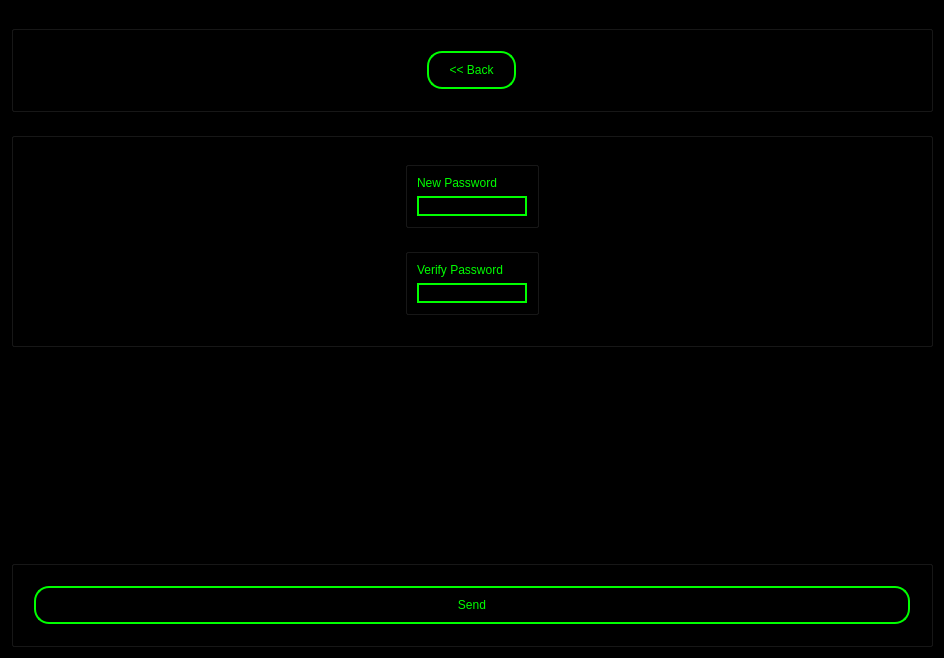
<?xml version="1.0" encoding="UTF-8"?>
<ui version="4.0">
 <class>Dialog</class>
 <widget class="QDialog" name="Dialog">
  <property name="geometry">
   <rect>
    <x>0</x>
    <y>0</y>
    <width>944</width>
    <height>658</height>
   </rect>
  </property>
  <property name="windowTitle">
   <string>Dialog</string>
  </property>
  <property name="styleSheet">
   <string notr="true">background-color:black;
</string>
  </property>
  <layout class="QVBoxLayout" name="verticalLayout_2">
   <item>
    <widget class="QGroupBox" name="GroupBackButton">
     <property name="sizePolicy">
      <sizepolicy hsizetype="Minimum" vsizetype="Maximum">
       <horstretch>0</horstretch>
       <verstretch>0</verstretch>
      </sizepolicy>
     </property>
     <property name="styleSheet">
      <string notr="true">background-color:black;
</string>
     </property>
     <property name="title">
      <string>BackButton</string>
     </property>
     <property name="flat">
      <bool>true</bool>
     </property>
     <layout class="QHBoxLayout" name="horizontalLayout_2">
      <property name="spacing">
       <number>50</number>
      </property>
      <property name="leftMargin">
       <number>20</number>
      </property>
      <property name="topMargin">
       <number>20</number>
      </property>
      <property name="rightMargin">
       <number>20</number>
      </property>
      <property name="bottomMargin">
       <number>20</number>
      </property>
      <item>
       <widget class="QPushButton" name="ButtonBack">
        <property name="sizePolicy">
         <sizepolicy hsizetype="Fixed" vsizetype="Minimum">
          <horstretch>0</horstretch>
          <verstretch>0</verstretch>
         </sizepolicy>
        </property>
        <property name="styleSheet">
         <string notr="true">font: 14pt &quot;Arial&quot;;
border-radius: 15px;
border: 2px solid #00ff00;
color: #00ff00;
padding-top: 10px;
padding-bottom: 10px;
padding-left: 20px;
padding-right: 20px; </string>
        </property>
        <property name="text">
         <string>&lt;&lt; Back</string>
        </property>
       </widget>
      </item>
     </layout>
    </widget>
   </item>
   <item>
    <widget class="QGroupBox" name="GroupEntries">
     <property name="sizePolicy">
      <sizepolicy hsizetype="Minimum" vsizetype="Minimum">
       <horstretch>0</horstretch>
       <verstretch>0</verstretch>
      </sizepolicy>
     </property>
     <property name="styleSheet">
      <string notr="true">background-color:black;
</string>
     </property>
     <property name="title">
      <string>GroupBox</string>
     </property>
     <property name="flat">
      <bool>true</bool>
     </property>
     <layout class="QVBoxLayout" name="verticalLayout">
      <item alignment="Qt::AlignHCenter">
       <widget class="QGroupBox" name="GroupEntryLogin">
        <property name="sizePolicy">
         <sizepolicy hsizetype="Maximum" vsizetype="Maximum">
          <horstretch>0</horstretch>
          <verstretch>0</verstretch>
         </sizepolicy>
        </property>
        <property name="styleSheet">
         <string notr="true">background-color:black;
</string>
        </property>
        <property name="title">
         <string>GroupBox</string>
        </property>
        <property name="flat">
         <bool>true</bool>
        </property>
        <layout class="QGridLayout" name="gridLayout">
         <item row="0" column="0">
          <widget class="QLabel" name="LabelNew">
           <property name="sizePolicy">
            <sizepolicy hsizetype="Preferred" vsizetype="Maximum">
             <horstretch>0</horstretch>
             <verstretch>0</verstretch>
            </sizepolicy>
           </property>
           <property name="styleSheet">
            <string notr="true">font: 14pt &quot;Arial&quot;;
border-radius: 15px;
color: #00ff00;</string>
           </property>
           <property name="text">
            <string>New Password</string>
           </property>
          </widget>
         </item>
         <item row="1" column="0">
          <widget class="QLineEdit" name="LineEditNew">
           <property name="sizePolicy">
            <sizepolicy hsizetype="Maximum" vsizetype="Fixed">
             <horstretch>0</horstretch>
             <verstretch>0</verstretch>
            </sizepolicy>
           </property>
           <property name="styleSheet">
            <string notr="true">font: 14pt &quot;Arial&quot;;
border-radius: 15px;
border: 2px solid #00ff00;
color: #00ff00;</string>
           </property>
          </widget>
         </item>
        </layout>
       </widget>
      </item>
      <item alignment="Qt::AlignHCenter">
       <widget class="QGroupBox" name="GroupEntryPassword">
        <property name="sizePolicy">
         <sizepolicy hsizetype="Maximum" vsizetype="Maximum">
          <horstretch>0</horstretch>
          <verstretch>0</verstretch>
         </sizepolicy>
        </property>
        <property name="styleSheet">
         <string notr="true">background-color:black;
</string>
        </property>
        <property name="title">
         <string>GroupBox</string>
        </property>
        <property name="flat">
         <bool>true</bool>
        </property>
        <layout class="QGridLayout" name="gridLayout_2">
         <item row="0" column="0">
          <widget class="QLabel" name="LabelVerify">
           <property name="sizePolicy">
            <sizepolicy hsizetype="Preferred" vsizetype="Maximum">
             <horstretch>0</horstretch>
             <verstretch>0</verstretch>
            </sizepolicy>
           </property>
           <property name="styleSheet">
            <string notr="true">font: 14pt &quot;Arial&quot;;
border-radius: 15px;
color: #00ff00;</string>
           </property>
           <property name="text">
            <string>Verify Password</string>
           </property>
          </widget>
         </item>
         <item row="1" column="0">
          <widget class="QLineEdit" name="LineEditVerify">
           <property name="sizePolicy">
            <sizepolicy hsizetype="Maximum" vsizetype="Fixed">
             <horstretch>0</horstretch>
             <verstretch>0</verstretch>
            </sizepolicy>
           </property>
           <property name="styleSheet">
            <string notr="true">font: 14pt &quot;Arial&quot;;
border-radius: 15px;
border: 2px solid #00ff00;
color: #00ff00;</string>
           </property>
          </widget>
         </item>
        </layout>
       </widget>
      </item>
      <item>
       <widget class="QLabel" name="LabelStatus">
        <property name="sizePolicy">
         <sizepolicy hsizetype="Preferred" vsizetype="Maximum">
          <horstretch>0</horstretch>
          <verstretch>0</verstretch>
         </sizepolicy>
        </property>
        <property name="styleSheet">
         <string notr="true">font: 14pt &quot;Arial&quot;;
border-radius: 15px;
color: #00ff00;</string>
        </property>
        <property name="text">
         <string/>
        </property>
       </widget>
      </item>
     </layout>
    </widget>
   </item>
   <item>
    <widget class="QLabel" name="LabelLoginFail">
     <property name="styleSheet">
      <string notr="true">font-size:18pt; color:#ff0000;</string>
     </property>
     <property name="text">
      <string/>
     </property>
    </widget>
   </item>
   <item>
    <widget class="QGroupBox" name="GroupButtons">
     <property name="sizePolicy">
      <sizepolicy hsizetype="Minimum" vsizetype="Maximum">
       <horstretch>0</horstretch>
       <verstretch>0</verstretch>
      </sizepolicy>
     </property>
     <property name="styleSheet">
      <string notr="true">background-color:black;
</string>
     </property>
     <property name="title">
      <string>GroupBox</string>
     </property>
     <property name="flat">
      <bool>true</bool>
     </property>
     <layout class="QHBoxLayout" name="horizontalLayout">
      <property name="spacing">
       <number>50</number>
      </property>
      <property name="leftMargin">
       <number>20</number>
      </property>
      <property name="topMargin">
       <number>20</number>
      </property>
      <property name="rightMargin">
       <number>20</number>
      </property>
      <property name="bottomMargin">
       <number>20</number>
      </property>
      <item>
       <widget class="QPushButton" name="ButtonSend">
        <property name="sizePolicy">
         <sizepolicy hsizetype="Minimum" vsizetype="Minimum">
          <horstretch>0</horstretch>
          <verstretch>0</verstretch>
         </sizepolicy>
        </property>
        <property name="styleSheet">
         <string notr="true">font: 14pt &quot;Arial&quot;;
border-radius: 15px;
border: 2px solid #00ff00;
color: #00ff00;
padding-top: 10px;
padding-bottom: 10px;
padding-left: 20px;
padding-right: 20px; </string>
        </property>
        <property name="text">
         <string>Send</string>
        </property>
       </widget>
      </item>
     </layout>
    </widget>
   </item>
  </layout>
 </widget>
 <resources/>
 <connections/>
</ui>
